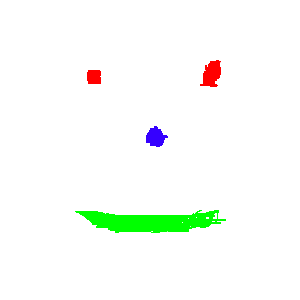
#> input picture assets-test/smile-face-300.png, 300 x 300 px
$ python main_reccursion_no_pointers.py
#> lines starting #> are read from the running program, lines starting #| are printed output that depends on the picture
import tkinter as tk
from typing import List
from PIL import Image, ImageDraw

import sys
sys.setrecursionlimit(200000)

## WINDOWS
# to launch in debug mode
# imgToDraw = Image.open('assets-test\\smile-face.png')
# to launch normaly
# imgToDraw = Image.open('assets-test\\smile-face.png')
## LINUX
imgToDraw = Image.open(R'../assets-test/smile-face-300.png').convert("RGB")
#> imgToDraw is the input picture: PIL image 300x300 RGB; mean R, G, B 248.3, 252.5, 247.3
imgPixels = imgToDraw.load()

seed = (0, 0)
rep_value = (100, 100, 100)
ImageDraw.floodfill(imgToDraw, seed, rep_value, thresh=50)
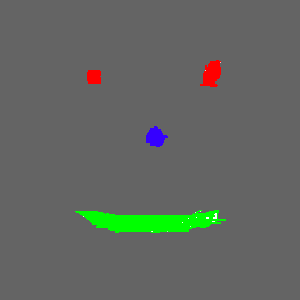
#> imgToDraw: PIL image 300x300 RGB; mean R, G, B 98.5, 102.8, 97.6
imgToDraw.show()


# [39 lines of commented-out code are left out]

def floodNoFill(imgPixelsArr: List[List[tuple]], x: int, y: int, newColor: tuple):
    startingPixel = imgPixelsArr[x][y];
    dfs(imgPixelsArr, x, y, newColor, startingPixel)
    # debugImg.show()

def dfs(imgPixelsArr: List[List[tuple]], xStart: int, yStart: int, newColor: tuple, startingPixel: tuple):
    # global reccursionCount
    # reccursionCount += 1

    if(xStart < 0 or xStart >= imgWidth or yStart < 0 or yStart >= imgHeight or imgPixelsArr[xStart][yStart] == newColor or imgPixelsArr[xStart][yStart] != startingPixel):
        return

    # isPixelChecked[yStart][xStart] = True
    # elements[0].addPixel(Pixel(xStart, yStart, imgPixels[xStart, yStart]))
    # debugPixels[xStart, yStart] = startingPixel.color
    imgPixelsArr[xStart][yStart] = newColor
    dfs(imgPixelsArr, xStart, yStart - 1, newColor, startingPixel)
    dfs(imgPixelsArr, xStart, yStart + 1, newColor, startingPixel)
    dfs(imgPixelsArr, xStart - 1, yStart, newColor, startingPixel)
    dfs(imgPixelsArr, xStart + 1, yStart, newColor, startingPixel)


# [18 lines of commented-out code are left out]
